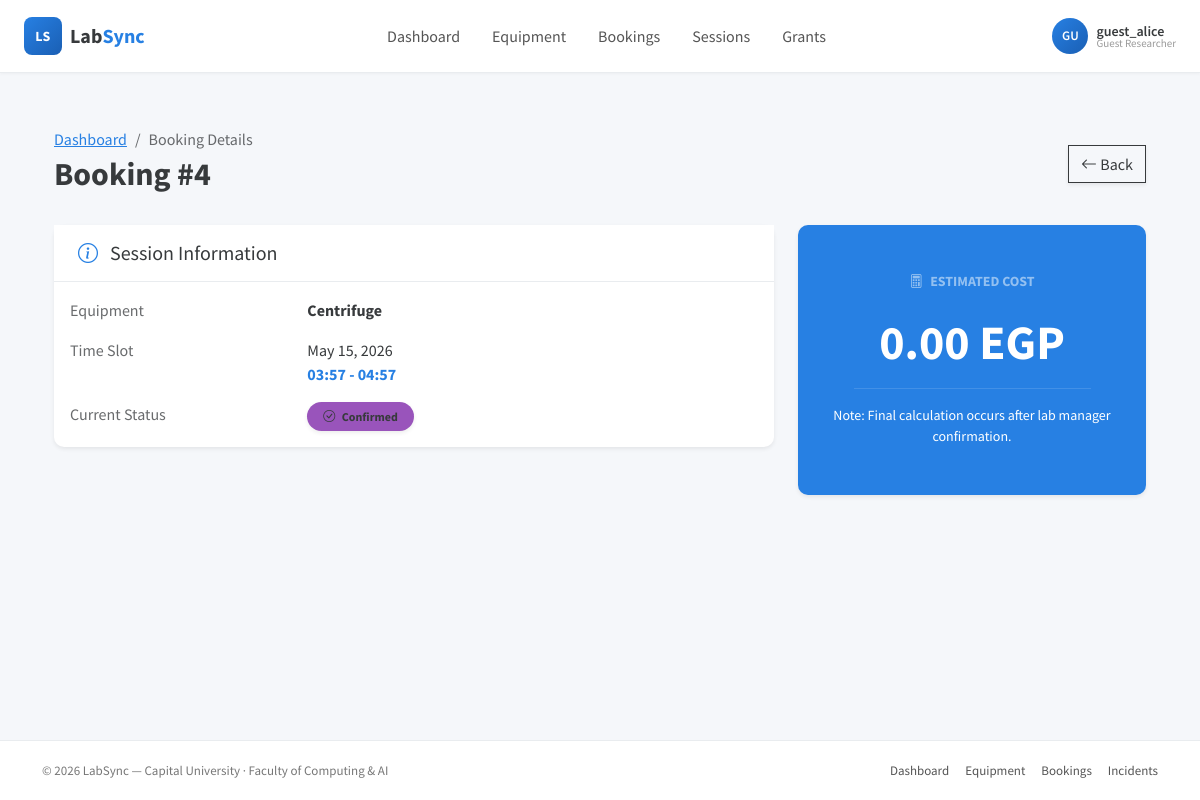
Screenshot of /LabSync-System/booking/view?id=4 (signed in) with the database file from the repository.
### tables this page shows
CREATE TABLE Bookings (

    bookingID INT PRIMARY KEY AUTO_INCREMENT,

    userID INT NOT NULL,

    equipmentID INT NOT NULL,

    startTime DATETIME NOT NULL,

    endTime DATETIME NOT NULL,

    bookingStatus ENUM('pending', 'waitlisted', 'confirmed', 'approved', 'rejected', 'cancelled', 'completed') DEFAULT 'pending',

    isAutoBooked BOOLEAN DEFAULT FALSE,

    parentBookingID INT NULL,

    grantID INT NULL,

    labManagerID INT NULL,

    totalCost DECIMAL(10,2) DEFAULT 0.00,

    cancellationReason TEXT NULL,

    createdAt DATETIME DEFAULT CURRENT_TIMESTAMP,

    updatedAt DATETIME DEFAULT CURRENT_TIMESTAMP ON UPDATE CURRENT_TIMESTAMP,

    CONSTRAINT fk_booking_user
    
        FOREIGN KEY (userID) REFERENCES Users(userID),

    CONSTRAINT fk_booking_equipment
    
        FOREIGN KEY (equipmentID) REFERENCES Equipment(equipmentID),

    CONSTRAINT fk_booking_parent
    
        FOREIGN KEY (parentBookingID) REFERENCES Bookings(bookingID),

    CONSTRAINT fk_booking_manager
    
        FOREIGN KEY (labManagerID) REFERENCES Users(userID)

);

CREATE TABLE Equipment (

    equipmentID INT PRIMARY KEY AUTO_INCREMENT,

    equipmentName VARCHAR(200) NOT NULL,

    equipmentStatus ENUM('available', 'in_use', 'locked_out', 'under_maintenance', 'calibration_needed') DEFAULT 'available',
    
    equipmentDescription TEXT NULL,

    requiredClearanceLevel INT DEFAULT 0,

    isDualUse BOOLEAN DEFAULT FALSE,

    totalUsageHours DECIMAL(10,2) DEFAULT 0.00,
    
    userTotalHours DECIMAL(10,2) DEFAULT 0.00,

    calibrationThresholdHours DECIMAL(10,2) DEFAULT 100.00,

    currentCalibrationHours DECIMAL(10,2) DEFAULT 0.00,

    powerUpBufferMinutes INT DEFAULT 0,

    coolDownBufferMinutes INT DEFAULT 0,

    hourlyRateExternal DECIMAL(10,2) NOT NULL,

    overheadPercentage DECIMAL(5,2) DEFAULT 0.00,

    lockoutReason TEXT NULL,

    lockedOutAt DATETIME NULL,

    createdAt DATETIME DEFAULT CURRENT_TIMESTAMP,

    updatedAt DATETIME DEFAULT CURRENT_TIMESTAMP ON UPDATE CURRENT_TIMESTAMP

);

### core/Controller.php (called while the page is built, shortened)
<?php
    class BaseController
    {
        protected function view($viewPath, $data = []) {
            $data['flash'] = $this->getFlash();
            if (isset($_SESSION['user'])) {
                $data['currentUser'] = $this->getCurrentUser();
                $data['currentRole'] = $this->getCurrentUserRole();
            } else {
                $data['currentUser'] = null;
                $data['currentRole'] = null;
            }
            extract($data);
            $viewFile = __DIR__ . '/../pages/' . $viewPath . '.php';
            require_once $viewFile;
        }
        protected function getCurrentUser() {
            return $_SESSION['user'] ?? null;
        }
        protected function getCurrentUserRole() {
            return $_SESSION['user']['userType'] ?? null;
        }
        protected function getFlash() {
            if (isset($_SESSION['flash'])) {
                $flash = $_SESSION['flash'];
                return $flash;
            }
            return null;
        }
    }

### controllers/BookingController.php (called while the page is built, shortened)
<?php
require_once __DIR__ . '/../core/Controller.php';
require_once __DIR__ . '/../models/Booking.php';
class BookingController extends BaseController {
    private $bookingModel;
    public function __construct() {
        $this->bookingModel = new Booking();
    }
    public function details() {
        $id = $_GET['id'] ?? null;
        $booking = $this->bookingModel->getBookingById($id);
        $this->view('booking/view', ['booking' => $booking]);
    }
}
?>

### core/App.php (called while the page is built, shortened)
<?php
class App
{
    private $basePath = 'LabSync-System';
    public function __construct()
    {
        require_once __DIR__ . '/../routes/routes.php';
        $url = $this->getURL();
        $httpMethod = $_SERVER['REQUEST_METHOD'];
        $router->dispatch($url, $httpMethod);
    }
    private function getURL()
    {
        $url = $_GET['url'] ?? '';
        $url = str_replace($this->basePath, '', $url);
        $url = filter_var($url, FILTER_SANITIZE_URL);
        $url = rtrim($url, '/');
        $url = ltrim($url, '/');
        return $url;
    }
}

### index.php (called while the page is built, shortened)
<?php
require_once __DIR__ . '/config/Database.php';
require_once __DIR__ . '/core/Controller.php';
require_once __DIR__ . '/core/App.php';
$app = new App();

### config/Database.php (called while the page is built, shortened)
<?php
class Database
{
    private static $instance = null;
    private $pdo;
    private function __construct()
    {
        $this->host = $_ENV['DB_HOST'];
        $this->username = $_ENV['DB_USER'];
        $this->password = $_ENV['DB_PASS'];
        $this->dbname = $_ENV['DB_NAME'];
        try {
            $this->pdo = new PDO(
                "mysql:host={$this->host};dbname={$this->dbname};charset=utf8",
                $this->username,
                $this->password
            );
            $this->pdo->setAttribute(PDO::ATTR_ERRMODE, PDO::ERRMODE_EXCEPTION);
        } catch (PDOException $e) {
            die("Database Connection Failed: " . $e->getMessage());
        }
    }
    public static function getInstance()
    {
        if (self::$instance == null) {
            self::$instance = new Database();
        }
        return self::$instance;
    }
    public function getConnection()
    {
        return $this->pdo;
    }
}

### models/Booking.php (called while the page is built, shortened)
<?php
require_once __DIR__ . '/../config/Database.php';
class Booking {
    protected $db;
    public function __construct() {
        $this->db = Database::getInstance()->getConnection();
    }
    public function getBookingById($bookingID) {
    $sql = "SELECT b.*, e.equipmentName
            FROM Bookings b
            JOIN Equipment e ON b.equipmentID = e.equipmentID
            WHERE b.bookingID = :id";
    $stmt = $this->db->prepare($sql);
    $stmt->execute([':id' => $bookingID]);
    return $stmt->fetch(PDO::FETCH_ASSOC);
}
    }
?>

### pages/booking/view.php (the view)
<?php
require_once __DIR__ . '/../../includes/header.php';
$equipmentName = $booking['equipmentName'] ?? $booking['name'] ?? 'Equipment Name Not Found';
$cost = $booking['totalCost'] ?? $booking['cost'] ?? $booking['estimatedCost'] ?? 0;
$status = strtolower($booking['bookingStatus'] ?? $booking['status'] ?? 'pending');
?>
<div class="container py-4">
    <div class="d-flex justify-content-between align-items-center mb-4">
        <div>
            <nav aria-label="breadcrumb">
                <ol class="breadcrumb mb-1">
                    <li class="breadcrumb-item"><a href="/LabSync-System/dashboard">Dashboard</a></li>
                    <li class="breadcrumb-item active">Booking Details</li>
                </ol>
            </nav>
            <h2 class="fw-bold">Booking #<?= $booking['bookingID'] ?></h2>
        </div>
        <a href="/LabSync-System/dashboard" class="btn btn-outline-secondary shadow-sm">
            <i class="bi bi-arrow-left"></i> Back
        </a>
    </div>
    <div class="row g-4">
        <div class="col-lg-8">
            <div class="card border-0 shadow-sm mb-4">
                <div class="card-header bg-white py-3">
                    <h5 class="mb-0 text-dark"><i class="bi bi-info-circle text-primary me-2"></i> Session Information</h5>
                </div>
                <div class="card-body">
                    <div class="row mb-3">
                        <div class="col-sm-4 text-muted">Equipment</div>
                        <div class="col-sm-8 fw-bold text-dark"><?= htmlspecialchars($equipmentName) ?></div>
                    </div>
                    <div class="row mb-3">
                        <div class="col-sm-4 text-muted">Time Slot</div>
                        <div class="col-sm-8">
                            <?= date('M d, Y', strtotime($booking['startTime'])) ?><br>
                            <span class="text-primary fw-bold">
                                <?= date('H:i', strtotime($booking['startTime'])) ?> - <?= date('H:i', strtotime($booking['endTime'])) ?>
                            </span>
                        </div>
                    </div>
                    <div class="row mb-0">
                        <div class="col-sm-4 text-muted">Current Status</div>
                        <div class="col-sm-8">
                            <?php
                                $badgeConfig = match($status) {
                                    'pending' => ['bg-warning text-dark', 'bi-hourglass-split'],
                                    'waitlisted' => ['bg-warning text-dark', 'bi-hourglass-split'],
                                    'confirmed' => ['bg-info text-dark', 'bi-check-circle'],
                                    'approved' => ['bg-success', 'bi-check-all'],
                                    'rejected' => ['bg-danger', 'bi-x-circle'],
                                    'cancelled' => ['bg-danger', 'bi-slash-circle'],
                                    'completed' => ['bg-secondary', 'bi-flag'],
                                    default => ['bg-dark', 'bi-circle']
                                };
                            ?>
                            <span class="badge rounded-pill <?= $badgeConfig[0] ?> px-3 py-2 shadow-sm">
                                <i class="bi <?= $badgeConfig[1] ?> me-1"></i> <?= ucfirst($status) ?>
                            </span>
                        </div>
                    </div>
                </div>
            </div>
        </div>
        <div class="col-lg-4">
            <div class="card border-0 shadow-sm <?= ($cost > 0) ? 'bg-success' : 'bg-primary' ?> text-white h-100">
                <div class="card-body py-5 text-center d-flex flex-column justify-content-center">
                    <h6 class="text-white-50 text-uppercase small fw-bold">
                        <?= ($cost > 0) ? '<i class="bi bi-check-circle me-1"></i> Final Calculated Cost' : '<i class="bi bi-calculator me-1"></i> Estimated Cost' ?>
                    </h6>
                    <h2 class="mb-0 fw-bold display-5 my-3"><?= number_format((float)$cost, 2) ?> EGP</h2>
                    <hr class="text-white-50 w-75 mx-auto">
                    <p class="small mb-0 text-white-75">
                        <?php if ($cost > 0): ?>
                            Cost confirmed by operations.
                        <?php else: ?>
                            Note: Final calculation occurs after lab manager confirmation.
                        <?php endif; ?>
                    </p>
                </div>
            </div>
        </div>
    </div>
</div>
<?php require_once __DIR__ . '/../../includes/footer.php'; ?>

### css/style.css (style rules this page uses)
:root { --ls-primary: #2780E3; --ls-success: #3FB618; --ls-info: #9954BB; --ls-warning: #FF7518; --ls-danger: #FF0039; --ls-dark: #373A3C; --ls-light: #F8F9FA; --ls-border: #E9ECEF; }
body { background: #f5f7fa; min-height: 100vh; display: flex; flex-direction: column; }
.card { border: 1px solid var(--ls-border); border-radius: 10px; box-shadow: 0 1px 3px rgba(0,0,0,0.04); }
.card-header { background: #fff; border-bottom: 1px solid var(--ls-border); padding: 18px 24px; font-weight: 600; }

### rows the page displays
bookings: bookingID "4", equipmentID.equipmentName "Centrifuge", startTime "May 15, 2026", startTime "03:57", endTime "04:57", bookingStatus "Confirmed", totalCost "0.00"

### other values shown
substr($userName, 0, 2) "GU"
$userName "guest_alice"
str_replace('_', ' ', $userRole) "Guest Researcher"
